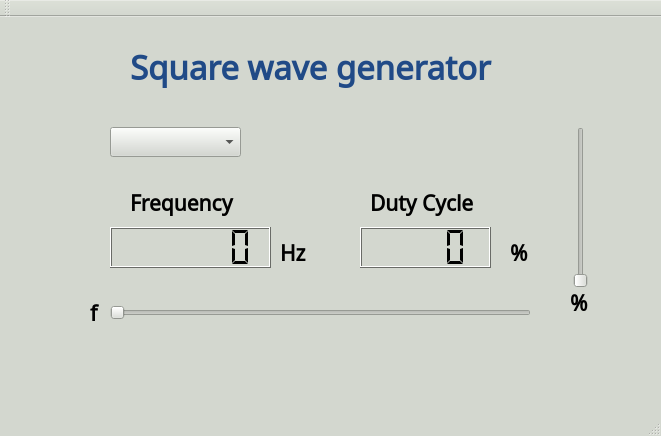
<?xml version="1.0" encoding="UTF-8"?>
<ui version="4.0">
 <class>MainWindow</class>
 <widget class="QMainWindow" name="MainWindow">
  <property name="geometry">
   <rect>
    <x>0</x>
    <y>0</y>
    <width>661</width>
    <height>436</height>
   </rect>
  </property>
  <property name="palette">
   <palette>
    <active>
     <colorrole role="WindowText">
      <brush brushstyle="SolidPattern">
       <color alpha="255">
        <red>0</red>
        <green>0</green>
        <blue>0</blue>
       </color>
      </brush>
     </colorrole>
     <colorrole role="Button">
      <brush brushstyle="SolidPattern">
       <color alpha="255">
        <red>211</red>
        <green>215</green>
        <blue>207</blue>
       </color>
      </brush>
     </colorrole>
     <colorrole role="Light">
      <brush brushstyle="SolidPattern">
       <color alpha="255">
        <red>255</red>
        <green>255</green>
        <blue>255</blue>
       </color>
      </brush>
     </colorrole>
     <colorrole role="Midlight">
      <brush brushstyle="SolidPattern">
       <color alpha="255">
        <red>233</red>
        <green>235</green>
        <blue>231</blue>
       </color>
      </brush>
     </colorrole>
     <colorrole role="Dark">
      <brush brushstyle="SolidPattern">
       <color alpha="255">
        <red>105</red>
        <green>107</green>
        <blue>103</blue>
       </color>
      </brush>
     </colorrole>
     <colorrole role="Mid">
      <brush brushstyle="SolidPattern">
       <color alpha="255">
        <red>141</red>
        <green>143</green>
        <blue>138</blue>
       </color>
      </brush>
     </colorrole>
     <colorrole role="Text">
      <brush brushstyle="SolidPattern">
       <color alpha="255">
        <red>0</red>
        <green>0</green>
        <blue>0</blue>
       </color>
      </brush>
     </colorrole>
     <colorrole role="BrightText">
      <brush brushstyle="SolidPattern">
       <color alpha="255">
        <red>255</red>
        <green>255</green>
        <blue>255</blue>
       </color>
      </brush>
     </colorrole>
     <colorrole role="ButtonText">
      <brush brushstyle="SolidPattern">
       <color alpha="255">
        <red>0</red>
        <green>0</green>
        <blue>0</blue>
       </color>
      </brush>
     </colorrole>
     <colorrole role="Base">
      <brush brushstyle="SolidPattern">
       <color alpha="255">
        <red>255</red>
        <green>255</green>
        <blue>255</blue>
       </color>
      </brush>
     </colorrole>
     <colorrole role="Window">
      <brush brushstyle="SolidPattern">
       <color alpha="255">
        <red>211</red>
        <green>215</green>
        <blue>207</blue>
       </color>
      </brush>
     </colorrole>
     <colorrole role="Shadow">
      <brush brushstyle="SolidPattern">
       <color alpha="255">
        <red>0</red>
        <green>0</green>
        <blue>0</blue>
       </color>
      </brush>
     </colorrole>
     <colorrole role="AlternateBase">
      <brush brushstyle="SolidPattern">
       <color alpha="255">
        <red>233</red>
        <green>235</green>
        <blue>231</blue>
       </color>
      </brush>
     </colorrole>
     <colorrole role="ToolTipBase">
      <brush brushstyle="SolidPattern">
       <color alpha="255">
        <red>255</red>
        <green>255</green>
        <blue>220</blue>
       </color>
      </brush>
     </colorrole>
     <colorrole role="ToolTipText">
      <brush brushstyle="SolidPattern">
       <color alpha="255">
        <red>0</red>
        <green>0</green>
        <blue>0</blue>
       </color>
      </brush>
     </colorrole>
    </active>
    <inactive>
     <colorrole role="WindowText">
      <brush brushstyle="SolidPattern">
       <color alpha="255">
        <red>0</red>
        <green>0</green>
        <blue>0</blue>
       </color>
      </brush>
     </colorrole>
     <colorrole role="Button">
      <brush brushstyle="SolidPattern">
       <color alpha="255">
        <red>211</red>
        <green>215</green>
        <blue>207</blue>
       </color>
      </brush>
     </colorrole>
     <colorrole role="Light">
      <brush brushstyle="SolidPattern">
       <color alpha="255">
        <red>255</red>
        <green>255</green>
        <blue>255</blue>
       </color>
      </brush>
     </colorrole>
     <colorrole role="Midlight">
      <brush brushstyle="SolidPattern">
       <color alpha="255">
        <red>233</red>
        <green>235</green>
        <blue>231</blue>
       </color>
      </brush>
     </colorrole>
     <colorrole role="Dark">
      <brush brushstyle="SolidPattern">
       <color alpha="255">
        <red>105</red>
        <green>107</green>
        <blue>103</blue>
       </color>
      </brush>
     </colorrole>
     <colorrole role="Mid">
      <brush brushstyle="SolidPattern">
       <color alpha="255">
        <red>141</red>
        <green>143</green>
        <blue>138</blue>
       </color>
      </brush>
     </colorrole>
     <colorrole role="Text">
      <brush brushstyle="SolidPattern">
       <color alpha="255">
        <red>0</red>
        <green>0</green>
        <blue>0</blue>
       </color>
      </brush>
     </colorrole>
     <colorrole role="BrightText">
      <brush brushstyle="SolidPattern">
       <color alpha="255">
        <red>255</red>
        <green>255</green>
        <blue>255</blue>
       </color>
      </brush>
     </colorrole>
     <colorrole role="ButtonText">
      <brush brushstyle="SolidPattern">
       <color alpha="255">
        <red>0</red>
        <green>0</green>
        <blue>0</blue>
       </color>
      </brush>
     </colorrole>
     <colorrole role="Base">
      <brush brushstyle="SolidPattern">
       <color alpha="255">
        <red>255</red>
        <green>255</green>
        <blue>255</blue>
       </color>
      </brush>
     </colorrole>
     <colorrole role="Window">
      <brush brushstyle="SolidPattern">
       <color alpha="255">
        <red>211</red>
        <green>215</green>
        <blue>207</blue>
       </color>
      </brush>
     </colorrole>
     <colorrole role="Shadow">
      <brush brushstyle="SolidPattern">
       <color alpha="255">
        <red>0</red>
        <green>0</green>
        <blue>0</blue>
       </color>
      </brush>
     </colorrole>
     <colorrole role="AlternateBase">
      <brush brushstyle="SolidPattern">
       <color alpha="255">
        <red>233</red>
        <green>235</green>
        <blue>231</blue>
       </color>
      </brush>
     </colorrole>
     <colorrole role="ToolTipBase">
      <brush brushstyle="SolidPattern">
       <color alpha="255">
        <red>255</red>
        <green>255</green>
        <blue>220</blue>
       </color>
      </brush>
     </colorrole>
     <colorrole role="ToolTipText">
      <brush brushstyle="SolidPattern">
       <color alpha="255">
        <red>0</red>
        <green>0</green>
        <blue>0</blue>
       </color>
      </brush>
     </colorrole>
    </inactive>
    <disabled>
     <colorrole role="WindowText">
      <brush brushstyle="SolidPattern">
       <color alpha="255">
        <red>105</red>
        <green>107</green>
        <blue>103</blue>
       </color>
      </brush>
     </colorrole>
     <colorrole role="Button">
      <brush brushstyle="SolidPattern">
       <color alpha="255">
        <red>211</red>
        <green>215</green>
        <blue>207</blue>
       </color>
      </brush>
     </colorrole>
     <colorrole role="Light">
      <brush brushstyle="SolidPattern">
       <color alpha="255">
        <red>255</red>
        <green>255</green>
        <blue>255</blue>
       </color>
      </brush>
     </colorrole>
     <colorrole role="Midlight">
      <brush brushstyle="SolidPattern">
       <color alpha="255">
        <red>233</red>
        <green>235</green>
        <blue>231</blue>
       </color>
      </brush>
     </colorrole>
     <colorrole role="Dark">
      <brush brushstyle="SolidPattern">
       <color alpha="255">
        <red>105</red>
        <green>107</green>
        <blue>103</blue>
       </color>
      </brush>
     </colorrole>
     <colorrole role="Mid">
      <brush brushstyle="SolidPattern">
       <color alpha="255">
        <red>141</red>
        <green>143</green>
        <blue>138</blue>
       </color>
      </brush>
     </colorrole>
     <colorrole role="Text">
      <brush brushstyle="SolidPattern">
       <color alpha="255">
        <red>105</red>
        <green>107</green>
        <blue>103</blue>
       </color>
      </brush>
     </colorrole>
     <colorrole role="BrightText">
      <brush brushstyle="SolidPattern">
       <color alpha="255">
        <red>255</red>
        <green>255</green>
        <blue>255</blue>
       </color>
      </brush>
     </colorrole>
     <colorrole role="ButtonText">
      <brush brushstyle="SolidPattern">
       <color alpha="255">
        <red>105</red>
        <green>107</green>
        <blue>103</blue>
       </color>
      </brush>
     </colorrole>
     <colorrole role="Base">
      <brush brushstyle="SolidPattern">
       <color alpha="255">
        <red>211</red>
        <green>215</green>
        <blue>207</blue>
       </color>
      </brush>
     </colorrole>
     <colorrole role="Window">
      <brush brushstyle="SolidPattern">
       <color alpha="255">
        <red>211</red>
        <green>215</green>
        <blue>207</blue>
       </color>
      </brush>
     </colorrole>
     <colorrole role="Shadow">
      <brush brushstyle="SolidPattern">
       <color alpha="255">
        <red>0</red>
        <green>0</green>
        <blue>0</blue>
       </color>
      </brush>
     </colorrole>
     <colorrole role="AlternateBase">
      <brush brushstyle="SolidPattern">
       <color alpha="255">
        <red>211</red>
        <green>215</green>
        <blue>207</blue>
       </color>
      </brush>
     </colorrole>
     <colorrole role="ToolTipBase">
      <brush brushstyle="SolidPattern">
       <color alpha="255">
        <red>255</red>
        <green>255</green>
        <blue>220</blue>
       </color>
      </brush>
     </colorrole>
     <colorrole role="ToolTipText">
      <brush brushstyle="SolidPattern">
       <color alpha="255">
        <red>0</red>
        <green>0</green>
        <blue>0</blue>
       </color>
      </brush>
     </colorrole>
    </disabled>
   </palette>
  </property>
  <property name="windowTitle">
   <string>MainWindow</string>
  </property>
  <widget class="QWidget" name="centralWidget">
   <widget class="QLCDNumber" name="freqLcd">
    <property name="geometry">
     <rect>
      <x>110</x>
      <y>210</y>
      <width>161</width>
      <height>41</height>
     </rect>
    </property>
    <property name="digitCount">
     <number>6</number>
    </property>
    <property name="segmentStyle">
     <enum>QLCDNumber::Flat</enum>
    </property>
   </widget>
   <widget class="QLabel" name="freqLabel">
    <property name="enabled">
     <bool>true</bool>
    </property>
    <property name="geometry">
     <rect>
      <x>130</x>
      <y>170</y>
      <width>131</width>
      <height>31</height>
     </rect>
    </property>
    <property name="palette">
     <palette>
      <active>
       <colorrole role="WindowText">
        <brush brushstyle="SolidPattern">
         <color alpha="255">
          <red>0</red>
          <green>0</green>
          <blue>0</blue>
         </color>
        </brush>
       </colorrole>
       <colorrole role="Button">
        <brush brushstyle="SolidPattern">
         <color alpha="255">
          <red>0</red>
          <green>0</green>
          <blue>0</blue>
         </color>
        </brush>
       </colorrole>
       <colorrole role="Light">
        <brush brushstyle="SolidPattern">
         <color alpha="255">
          <red>0</red>
          <green>0</green>
          <blue>0</blue>
         </color>
        </brush>
       </colorrole>
       <colorrole role="Midlight">
        <brush brushstyle="SolidPattern">
         <color alpha="255">
          <red>0</red>
          <green>0</green>
          <blue>0</blue>
         </color>
        </brush>
       </colorrole>
       <colorrole role="Dark">
        <brush brushstyle="SolidPattern">
         <color alpha="255">
          <red>0</red>
          <green>0</green>
          <blue>0</blue>
         </color>
        </brush>
       </colorrole>
       <colorrole role="Mid">
        <brush brushstyle="SolidPattern">
         <color alpha="255">
          <red>0</red>
          <green>0</green>
          <blue>0</blue>
         </color>
        </brush>
       </colorrole>
       <colorrole role="Text">
        <brush brushstyle="SolidPattern">
         <color alpha="255">
          <red>255</red>
          <green>255</green>
          <blue>255</blue>
         </color>
        </brush>
       </colorrole>
       <colorrole role="BrightText">
        <brush brushstyle="SolidPattern">
         <color alpha="255">
          <red>255</red>
          <green>255</green>
          <blue>255</blue>
         </color>
        </brush>
       </colorrole>
       <colorrole role="ButtonText">
        <brush brushstyle="SolidPattern">
         <color alpha="255">
          <red>255</red>
          <green>255</green>
          <blue>255</blue>
         </color>
        </brush>
       </colorrole>
       <colorrole role="Base">
        <brush brushstyle="SolidPattern">
         <color alpha="255">
          <red>0</red>
          <green>0</green>
          <blue>0</blue>
         </color>
        </brush>
       </colorrole>
       <colorrole role="Window">
        <brush brushstyle="SolidPattern">
         <color alpha="255">
          <red>0</red>
          <green>0</green>
          <blue>0</blue>
         </color>
        </brush>
       </colorrole>
       <colorrole role="Shadow">
        <brush brushstyle="SolidPattern">
         <color alpha="255">
          <red>0</red>
          <green>0</green>
          <blue>0</blue>
         </color>
        </brush>
       </colorrole>
       <colorrole role="AlternateBase">
        <brush brushstyle="SolidPattern">
         <color alpha="255">
          <red>0</red>
          <green>0</green>
          <blue>0</blue>
         </color>
        </brush>
       </colorrole>
       <colorrole role="ToolTipBase">
        <brush brushstyle="SolidPattern">
         <color alpha="255">
          <red>255</red>
          <green>255</green>
          <blue>220</blue>
         </color>
        </brush>
       </colorrole>
       <colorrole role="ToolTipText">
        <brush brushstyle="SolidPattern">
         <color alpha="255">
          <red>0</red>
          <green>0</green>
          <blue>0</blue>
         </color>
        </brush>
       </colorrole>
      </active>
      <inactive>
       <colorrole role="WindowText">
        <brush brushstyle="SolidPattern">
         <color alpha="255">
          <red>0</red>
          <green>0</green>
          <blue>0</blue>
         </color>
        </brush>
       </colorrole>
       <colorrole role="Button">
        <brush brushstyle="SolidPattern">
         <color alpha="255">
          <red>0</red>
          <green>0</green>
          <blue>0</blue>
         </color>
        </brush>
       </colorrole>
       <colorrole role="Light">
        <brush brushstyle="SolidPattern">
         <color alpha="255">
          <red>0</red>
          <green>0</green>
          <blue>0</blue>
         </color>
        </brush>
       </colorrole>
       <colorrole role="Midlight">
        <brush brushstyle="SolidPattern">
         <color alpha="255">
          <red>0</red>
          <green>0</green>
          <blue>0</blue>
         </color>
        </brush>
       </colorrole>
       <colorrole role="Dark">
        <brush brushstyle="SolidPattern">
         <color alpha="255">
          <red>0</red>
          <green>0</green>
          <blue>0</blue>
         </color>
        </brush>
       </colorrole>
       <colorrole role="Mid">
        <brush brushstyle="SolidPattern">
         <color alpha="255">
          <red>0</red>
          <green>0</green>
          <blue>0</blue>
         </color>
        </brush>
       </colorrole>
       <colorrole role="Text">
        <brush brushstyle="SolidPattern">
         <color alpha="255">
          <red>255</red>
          <green>255</green>
          <blue>255</blue>
         </color>
        </brush>
       </colorrole>
       <colorrole role="BrightText">
        <brush brushstyle="SolidPattern">
         <color alpha="255">
          <red>255</red>
          <green>255</green>
          <blue>255</blue>
         </color>
        </brush>
       </colorrole>
       <colorrole role="ButtonText">
        <brush brushstyle="SolidPattern">
         <color alpha="255">
          <red>255</red>
          <green>255</green>
          <blue>255</blue>
         </color>
        </brush>
       </colorrole>
       <colorrole role="Base">
        <brush brushstyle="SolidPattern">
         <color alpha="255">
          <red>0</red>
          <green>0</green>
          <blue>0</blue>
         </color>
        </brush>
       </colorrole>
       <colorrole role="Window">
        <brush brushstyle="SolidPattern">
         <color alpha="255">
          <red>0</red>
          <green>0</green>
          <blue>0</blue>
         </color>
        </brush>
       </colorrole>
       <colorrole role="Shadow">
        <brush brushstyle="SolidPattern">
         <color alpha="255">
          <red>0</red>
          <green>0</green>
          <blue>0</blue>
         </color>
        </brush>
       </colorrole>
       <colorrole role="AlternateBase">
        <brush brushstyle="SolidPattern">
         <color alpha="255">
          <red>0</red>
          <green>0</green>
          <blue>0</blue>
         </color>
        </brush>
       </colorrole>
       <colorrole role="ToolTipBase">
        <brush brushstyle="SolidPattern">
         <color alpha="255">
          <red>255</red>
          <green>255</green>
          <blue>220</blue>
         </color>
        </brush>
       </colorrole>
       <colorrole role="ToolTipText">
        <brush brushstyle="SolidPattern">
         <color alpha="255">
          <red>0</red>
          <green>0</green>
          <blue>0</blue>
         </color>
        </brush>
       </colorrole>
      </inactive>
      <disabled>
       <colorrole role="WindowText">
        <brush brushstyle="SolidPattern">
         <color alpha="255">
          <red>0</red>
          <green>0</green>
          <blue>0</blue>
         </color>
        </brush>
       </colorrole>
       <colorrole role="Button">
        <brush brushstyle="SolidPattern">
         <color alpha="255">
          <red>0</red>
          <green>0</green>
          <blue>0</blue>
         </color>
        </brush>
       </colorrole>
       <colorrole role="Light">
        <brush brushstyle="SolidPattern">
         <color alpha="255">
          <red>0</red>
          <green>0</green>
          <blue>0</blue>
         </color>
        </brush>
       </colorrole>
       <colorrole role="Midlight">
        <brush brushstyle="SolidPattern">
         <color alpha="255">
          <red>0</red>
          <green>0</green>
          <blue>0</blue>
         </color>
        </brush>
       </colorrole>
       <colorrole role="Dark">
        <brush brushstyle="SolidPattern">
         <color alpha="255">
          <red>0</red>
          <green>0</green>
          <blue>0</blue>
         </color>
        </brush>
       </colorrole>
       <colorrole role="Mid">
        <brush brushstyle="SolidPattern">
         <color alpha="255">
          <red>0</red>
          <green>0</green>
          <blue>0</blue>
         </color>
        </brush>
       </colorrole>
       <colorrole role="Text">
        <brush brushstyle="SolidPattern">
         <color alpha="255">
          <red>0</red>
          <green>0</green>
          <blue>0</blue>
         </color>
        </brush>
       </colorrole>
       <colorrole role="BrightText">
        <brush brushstyle="SolidPattern">
         <color alpha="255">
          <red>255</red>
          <green>255</green>
          <blue>255</blue>
         </color>
        </brush>
       </colorrole>
       <colorrole role="ButtonText">
        <brush brushstyle="SolidPattern">
         <color alpha="255">
          <red>0</red>
          <green>0</green>
          <blue>0</blue>
         </color>
        </brush>
       </colorrole>
       <colorrole role="Base">
        <brush brushstyle="SolidPattern">
         <color alpha="255">
          <red>0</red>
          <green>0</green>
          <blue>0</blue>
         </color>
        </brush>
       </colorrole>
       <colorrole role="Window">
        <brush brushstyle="SolidPattern">
         <color alpha="255">
          <red>0</red>
          <green>0</green>
          <blue>0</blue>
         </color>
        </brush>
       </colorrole>
       <colorrole role="Shadow">
        <brush brushstyle="SolidPattern">
         <color alpha="255">
          <red>0</red>
          <green>0</green>
          <blue>0</blue>
         </color>
        </brush>
       </colorrole>
       <colorrole role="AlternateBase">
        <brush brushstyle="SolidPattern">
         <color alpha="255">
          <red>0</red>
          <green>0</green>
          <blue>0</blue>
         </color>
        </brush>
       </colorrole>
       <colorrole role="ToolTipBase">
        <brush brushstyle="SolidPattern">
         <color alpha="255">
          <red>255</red>
          <green>255</green>
          <blue>220</blue>
         </color>
        </brush>
       </colorrole>
       <colorrole role="ToolTipText">
        <brush brushstyle="SolidPattern">
         <color alpha="255">
          <red>0</red>
          <green>0</green>
          <blue>0</blue>
         </color>
        </brush>
       </colorrole>
      </disabled>
     </palette>
    </property>
    <property name="font">
     <font>
      <family>Noto Sans Brahmi</family>
      <pointsize>16</pointsize>
      <weight>75</weight>
      <bold>true</bold>
     </font>
    </property>
    <property name="text">
     <string>Frequency</string>
    </property>
   </widget>
   <widget class="QLabel" name="hzUnitsLabel">
    <property name="geometry">
     <rect>
      <x>280</x>
      <y>220</y>
      <width>31</width>
      <height>31</height>
     </rect>
    </property>
    <property name="font">
     <font>
      <family>Noto Sans Brahmi</family>
      <pointsize>16</pointsize>
      <weight>75</weight>
      <bold>true</bold>
     </font>
    </property>
    <property name="text">
     <string>Hz</string>
    </property>
   </widget>
   <widget class="QSlider" name="freqSlider">
    <property name="geometry">
     <rect>
      <x>110</x>
      <y>270</y>
      <width>421</width>
      <height>51</height>
     </rect>
    </property>
    <property name="maximum">
     <number>100000</number>
    </property>
    <property name="singleStep">
     <number>1</number>
    </property>
    <property name="pageStep">
     <number>1</number>
    </property>
    <property name="sliderPosition">
     <number>3</number>
    </property>
    <property name="orientation">
     <enum>Qt::Horizontal</enum>
    </property>
    <property name="tickPosition">
     <enum>QSlider::NoTicks</enum>
    </property>
    <property name="tickInterval">
     <number>10000</number>
    </property>
   </widget>
   <widget class="QLabel" name="dcLabel">
    <property name="geometry">
     <rect>
      <x>370</x>
      <y>170</y>
      <width>131</width>
      <height>31</height>
     </rect>
    </property>
    <property name="font">
     <font>
      <family>Noto Sans Brahmi</family>
      <pointsize>16</pointsize>
      <weight>75</weight>
      <bold>true</bold>
     </font>
    </property>
    <property name="text">
     <string>Duty Cycle</string>
    </property>
   </widget>
   <widget class="QLabel" name="pcUnitsLabel">
    <property name="geometry">
     <rect>
      <x>510</x>
      <y>220</y>
      <width>21</width>
      <height>31</height>
     </rect>
    </property>
    <property name="font">
     <font>
      <family>Noto Sans Brahmi</family>
      <pointsize>16</pointsize>
      <weight>75</weight>
      <bold>true</bold>
     </font>
    </property>
    <property name="text">
     <string>%</string>
    </property>
   </widget>
   <widget class="QLCDNumber" name="dcLcd">
    <property name="geometry">
     <rect>
      <x>360</x>
      <y>210</y>
      <width>131</width>
      <height>41</height>
     </rect>
    </property>
    <property name="palette">
     <palette>
      <active>
       <colorrole role="WindowText">
        <brush brushstyle="SolidPattern">
         <color alpha="255">
          <red>0</red>
          <green>0</green>
          <blue>0</blue>
         </color>
        </brush>
       </colorrole>
       <colorrole role="Button">
        <brush brushstyle="SolidPattern">
         <color alpha="255">
          <red>211</red>
          <green>215</green>
          <blue>207</blue>
         </color>
        </brush>
       </colorrole>
       <colorrole role="Light">
        <brush brushstyle="SolidPattern">
         <color alpha="255">
          <red>255</red>
          <green>255</green>
          <blue>255</blue>
         </color>
        </brush>
       </colorrole>
       <colorrole role="Midlight">
        <brush brushstyle="SolidPattern">
         <color alpha="255">
          <red>233</red>
          <green>235</green>
          <blue>231</blue>
         </color>
        </brush>
       </colorrole>
       <colorrole role="Dark">
        <brush brushstyle="SolidPattern">
         <color alpha="255">
          <red>105</red>
          <green>107</green>
          <blue>103</blue>
         </color>
        </brush>
       </colorrole>
       <colorrole role="Mid">
        <brush brushstyle="SolidPattern">
         <color alpha="255">
          <red>141</red>
          <green>143</green>
          <blue>138</blue>
         </color>
        </brush>
       </colorrole>
       <colorrole role="Text">
        <brush brushstyle="SolidPattern">
         <color alpha="255">
          <red>0</red>
          <green>0</green>
          <blue>0</blue>
         </color>
        </brush>
       </colorrole>
       <colorrole role="BrightText">
        <brush brushstyle="SolidPattern">
         <color alpha="255">
          <red>255</red>
          <green>255</green>
          <blue>255</blue>
         </color>
        </brush>
       </colorrole>
       <colorrole role="ButtonText">
        <brush brushstyle="SolidPattern">
         <color alpha="255">
          <red>0</red>
          <green>0</green>
          <blue>0</blue>
         </color>
        </brush>
       </colorrole>
       <colorrole role="Base">
        <brush brushstyle="SolidPattern">
         <color alpha="255">
          <red>255</red>
          <green>255</green>
          <blue>255</blue>
         </color>
        </brush>
       </colorrole>
       <colorrole role="Window">
        <brush brushstyle="SolidPattern">
         <color alpha="255">
          <red>211</red>
          <green>215</green>
          <blue>207</blue>
         </color>
        </brush>
       </colorrole>
       <colorrole role="Shadow">
        <brush brushstyle="SolidPattern">
         <color alpha="255">
          <red>0</red>
          <green>0</green>
          <blue>0</blue>
         </color>
        </brush>
       </colorrole>
       <colorrole role="AlternateBase">
        <brush brushstyle="SolidPattern">
         <color alpha="255">
          <red>233</red>
          <green>235</green>
          <blue>231</blue>
         </color>
        </brush>
       </colorrole>
       <colorrole role="ToolTipBase">
        <brush brushstyle="SolidPattern">
         <color alpha="255">
          <red>255</red>
          <green>255</green>
          <blue>220</blue>
         </color>
        </brush>
       </colorrole>
       <colorrole role="ToolTipText">
        <brush brushstyle="SolidPattern">
         <color alpha="255">
          <red>0</red>
          <green>0</green>
          <blue>0</blue>
         </color>
        </brush>
       </colorrole>
      </active>
      <inactive>
       <colorrole role="WindowText">
        <brush brushstyle="SolidPattern">
         <color alpha="255">
          <red>0</red>
          <green>0</green>
          <blue>0</blue>
         </color>
        </brush>
       </colorrole>
       <colorrole role="Button">
        <brush brushstyle="SolidPattern">
         <color alpha="255">
          <red>211</red>
          <green>215</green>
          <blue>207</blue>
         </color>
        </brush>
       </colorrole>
       <colorrole role="Light">
        <brush brushstyle="SolidPattern">
         <color alpha="255">
          <red>255</red>
          <green>255</green>
          <blue>255</blue>
         </color>
        </brush>
       </colorrole>
       <colorrole role="Midlight">
        <brush brushstyle="SolidPattern">
         <color alpha="255">
          <red>233</red>
          <green>235</green>
          <blue>231</blue>
         </color>
        </brush>
       </colorrole>
       <colorrole role="Dark">
        <brush brushstyle="SolidPattern">
         <color alpha="255">
          <red>105</red>
          <green>107</green>
          <blue>103</blue>
         </color>
        </brush>
       </colorrole>
       <colorrole role="Mid">
        <brush brushstyle="SolidPattern">
         <color alpha="255">
          <red>141</red>
          <green>143</green>
          <blue>138</blue>
         </color>
        </brush>
       </colorrole>
       <colorrole role="Text">
        <brush brushstyle="SolidPattern">
         <color alpha="255">
          <red>0</red>
          <green>0</green>
          <blue>0</blue>
         </color>
        </brush>
       </colorrole>
       <colorrole role="BrightText">
        <brush brushstyle="SolidPattern">
         <color alpha="255">
          <red>255</red>
          <green>255</green>
          <blue>255</blue>
         </color>
        </brush>
       </colorrole>
       <colorrole role="ButtonText">
        <brush brushstyle="SolidPattern">
         <color alpha="255">
          <red>0</red>
          <green>0</green>
          <blue>0</blue>
         </color>
        </brush>
       </colorrole>
       <colorrole role="Base">
        <brush brushstyle="SolidPattern">
         <color alpha="255">
          <red>255</red>
          <green>255</green>
          <blue>255</blue>
         </color>
        </brush>
       </colorrole>
       <colorrole role="Window">
        <brush brushstyle="SolidPattern">
         <color alpha="255">
          <red>211</red>
          <green>215</green>
          <blue>207</blue>
         </color>
        </brush>
       </colorrole>
       <colorrole role="Shadow">
        <brush brushstyle="SolidPattern">
         <color alpha="255">
          <red>0</red>
          <green>0</green>
          <blue>0</blue>
         </color>
        </brush>
       </colorrole>
       <colorrole role="AlternateBase">
        <brush brushstyle="SolidPattern">
         <color alpha="255">
          <red>233</red>
          <green>235</green>
          <blue>231</blue>
         </color>
        </brush>
       </colorrole>
       <colorrole role="ToolTipBase">
        <brush brushstyle="SolidPattern">
         <color alpha="255">
          <red>255</red>
          <green>255</green>
          <blue>220</blue>
         </color>
        </brush>
       </colorrole>
       <colorrole role="ToolTipText">
        <brush brushstyle="SolidPattern">
         <color alpha="255">
          <red>0</red>
          <green>0</green>
          <blue>0</blue>
         </color>
        </brush>
       </colorrole>
      </inactive>
      <disabled>
       <colorrole role="WindowText">
        <brush brushstyle="SolidPattern">
         <color alpha="255">
          <red>105</red>
          <green>107</green>
          <blue>103</blue>
         </color>
        </brush>
       </colorrole>
       <colorrole role="Button">
        <brush brushstyle="SolidPattern">
         <color alpha="255">
          <red>211</red>
          <green>215</green>
          <blue>207</blue>
         </color>
        </brush>
       </colorrole>
       <colorrole role="Light">
        <brush brushstyle="SolidPattern">
         <color alpha="255">
          <red>255</red>
          <green>255</green>
          <blue>255</blue>
         </color>
        </brush>
       </colorrole>
       <colorrole role="Midlight">
        <brush brushstyle="SolidPattern">
         <color alpha="255">
          <red>233</red>
          <green>235</green>
          <blue>231</blue>
         </color>
        </brush>
       </colorrole>
       <colorrole role="Dark">
        <brush brushstyle="SolidPattern">
         <color alpha="255">
          <red>105</red>
          <green>107</green>
          <blue>103</blue>
         </color>
        </brush>
       </colorrole>
       <colorrole role="Mid">
        <brush brushstyle="SolidPattern">
         <color alpha="255">
          <red>141</red>
          <green>143</green>
          <blue>138</blue>
         </color>
        </brush>
       </colorrole>
       <colorrole role="Text">
        <brush brushstyle="SolidPattern">
         <color alpha="255">
          <red>105</red>
          <green>107</green>
          <blue>103</blue>
         </color>
        </brush>
       </colorrole>
       <colorrole role="BrightText">
        <brush brushstyle="SolidPattern">
         <color alpha="255">
          <red>255</red>
          <green>255</green>
          <blue>255</blue>
         </color>
        </brush>
       </colorrole>
       <colorrole role="ButtonText">
        <brush brushstyle="SolidPattern">
         <color alpha="255">
          <red>105</red>
          <green>107</green>
          <blue>103</blue>
         </color>
        </brush>
       </colorrole>
       <colorrole role="Base">
        <brush brushstyle="SolidPattern">
         <color alpha="255">
          <red>211</red>
          <green>215</green>
          <blue>207</blue>
         </color>
        </brush>
       </colorrole>
       <colorrole role="Window">
        <brush brushstyle="SolidPattern">
         <color alpha="255">
          <red>211</red>
          <green>215</green>
          <blue>207</blue>
         </color>
        </brush>
       </colorrole>
       <colorrole role="Shadow">
        <brush brushstyle="SolidPattern">
         <color alpha="255">
          <red>0</red>
          <green>0</green>
          <blue>0</blue>
         </color>
        </brush>
       </colorrole>
       <colorrole role="AlternateBase">
        <brush brushstyle="SolidPattern">
         <color alpha="255">
          <red>211</red>
          <green>215</green>
          <blue>207</blue>
         </color>
        </brush>
       </colorrole>
       <colorrole role="ToolTipBase">
        <brush brushstyle="SolidPattern">
         <color alpha="255">
          <red>255</red>
          <green>255</green>
          <blue>220</blue>
         </color>
        </brush>
       </colorrole>
       <colorrole role="ToolTipText">
        <brush brushstyle="SolidPattern">
         <color alpha="255">
          <red>0</red>
          <green>0</green>
          <blue>0</blue>
         </color>
        </brush>
       </colorrole>
      </disabled>
     </palette>
    </property>
    <property name="layoutDirection">
     <enum>Qt::LeftToRight</enum>
    </property>
    <property name="autoFillBackground">
     <bool>true</bool>
    </property>
    <property name="digitCount">
     <number>4</number>
    </property>
    <property name="segmentStyle">
     <enum>QLCDNumber::Flat</enum>
    </property>
   </widget>
   <widget class="QSlider" name="dcSlider">
    <property name="geometry">
     <rect>
      <x>550</x>
      <y>110</y>
      <width>61</width>
      <height>161</height>
     </rect>
    </property>
    <property name="maximum">
     <number>100</number>
    </property>
    <property name="orientation">
     <enum>Qt::Vertical</enum>
    </property>
    <property name="tickPosition">
     <enum>QSlider::NoTicks</enum>
    </property>
    <property name="tickInterval">
     <number>10</number>
    </property>
   </widget>
   <widget class="QLabel" name="fLabel">
    <property name="geometry">
     <rect>
      <x>90</x>
      <y>280</y>
      <width>21</width>
      <height>31</height>
     </rect>
    </property>
    <property name="font">
     <font>
      <family>Noto Sans Brahmi</family>
      <pointsize>16</pointsize>
      <weight>75</weight>
      <bold>true</bold>
     </font>
    </property>
    <property name="text">
     <string>f</string>
    </property>
   </widget>
   <widget class="QLabel" name="pcLabel">
    <property name="geometry">
     <rect>
      <x>570</x>
      <y>270</y>
      <width>31</width>
      <height>31</height>
     </rect>
    </property>
    <property name="font">
     <font>
      <family>Noto Sans Brahmi</family>
      <pointsize>16</pointsize>
      <weight>75</weight>
      <bold>true</bold>
     </font>
    </property>
    <property name="text">
     <string>%</string>
    </property>
   </widget>
   <widget class="QLabel" name="titleLabel">
    <property name="enabled">
     <bool>true</bool>
    </property>
    <property name="geometry">
     <rect>
      <x>130</x>
      <y>20</y>
      <width>441</width>
      <height>61</height>
     </rect>
    </property>
    <property name="palette">
     <palette>
      <active>
       <colorrole role="WindowText">
        <brush brushstyle="SolidPattern">
         <color alpha="255">
          <red>32</red>
          <green>74</green>
          <blue>135</blue>
         </color>
        </brush>
       </colorrole>
       <colorrole role="Button">
        <brush brushstyle="SolidPattern">
         <color alpha="255">
          <red>32</red>
          <green>74</green>
          <blue>135</blue>
         </color>
        </brush>
       </colorrole>
       <colorrole role="Light">
        <brush brushstyle="SolidPattern">
         <color alpha="255">
          <red>48</red>
          <green>111</green>
          <blue>203</blue>
         </color>
        </brush>
       </colorrole>
       <colorrole role="Midlight">
        <brush brushstyle="SolidPattern">
         <color alpha="255">
          <red>40</red>
          <green>92</green>
          <blue>169</blue>
         </color>
        </brush>
       </colorrole>
       <colorrole role="Dark">
        <brush brushstyle="SolidPattern">
         <color alpha="255">
          <red>16</red>
          <green>37</green>
          <blue>67</blue>
         </color>
        </brush>
       </colorrole>
       <colorrole role="Mid">
        <brush brushstyle="SolidPattern">
         <color alpha="255">
          <red>21</red>
          <green>49</green>
          <blue>90</blue>
         </color>
        </brush>
       </colorrole>
       <colorrole role="Text">
        <brush brushstyle="SolidPattern">
         <color alpha="255">
          <red>0</red>
          <green>0</green>
          <blue>0</blue>
         </color>
        </brush>
       </colorrole>
       <colorrole role="BrightText">
        <brush brushstyle="SolidPattern">
         <color alpha="255">
          <red>255</red>
          <green>255</green>
          <blue>255</blue>
         </color>
        </brush>
       </colorrole>
       <colorrole role="ButtonText">
        <brush brushstyle="SolidPattern">
         <color alpha="255">
          <red>0</red>
          <green>0</green>
          <blue>0</blue>
         </color>
        </brush>
       </colorrole>
       <colorrole role="Base">
        <brush brushstyle="SolidPattern">
         <color alpha="255">
          <red>255</red>
          <green>255</green>
          <blue>255</blue>
         </color>
        </brush>
       </colorrole>
       <colorrole role="Window">
        <brush brushstyle="SolidPattern">
         <color alpha="255">
          <red>32</red>
          <green>74</green>
          <blue>135</blue>
         </color>
        </brush>
       </colorrole>
       <colorrole role="Shadow">
        <brush brushstyle="SolidPattern">
         <color alpha="255">
          <red>0</red>
          <green>0</green>
          <blue>0</blue>
         </color>
        </brush>
       </colorrole>
       <colorrole role="AlternateBase">
        <brush brushstyle="SolidPattern">
         <color alpha="255">
          <red>143</red>
          <green>164</green>
          <blue>195</blue>
         </color>
        </brush>
       </colorrole>
       <colorrole role="ToolTipBase">
        <brush brushstyle="SolidPattern">
         <color alpha="255">
          <red>255</red>
          <green>255</green>
          <blue>220</blue>
         </color>
        </brush>
       </colorrole>
       <colorrole role="ToolTipText">
        <brush brushstyle="SolidPattern">
         <color alpha="255">
          <red>0</red>
          <green>0</green>
          <blue>0</blue>
         </color>
        </brush>
       </colorrole>
      </active>
      <inactive>
       <colorrole role="WindowText">
        <brush brushstyle="SolidPattern">
         <color alpha="255">
          <red>32</red>
          <green>74</green>
          <blue>135</blue>
         </color>
        </brush>
       </colorrole>
       <colorrole role="Button">
        <brush brushstyle="SolidPattern">
         <color alpha="255">
          <red>32</red>
          <green>74</green>
          <blue>135</blue>
         </color>
        </brush>
       </colorrole>
       <colorrole role="Light">
        <brush brushstyle="SolidPattern">
         <color alpha="255">
          <red>48</red>
          <green>111</green>
          <blue>203</blue>
         </color>
        </brush>
       </colorrole>
       <colorrole role="Midlight">
        <brush brushstyle="SolidPattern">
         <color alpha="255">
          <red>40</red>
          <green>92</green>
          <blue>169</blue>
         </color>
        </brush>
       </colorrole>
       <colorrole role="Dark">
        <brush brushstyle="SolidPattern">
         <color alpha="255">
          <red>16</red>
          <green>37</green>
          <blue>67</blue>
         </color>
        </brush>
       </colorrole>
       <colorrole role="Mid">
        <brush brushstyle="SolidPattern">
         <color alpha="255">
          <red>21</red>
          <green>49</green>
          <blue>90</blue>
         </color>
        </brush>
       </colorrole>
       <colorrole role="Text">
        <brush brushstyle="SolidPattern">
         <color alpha="255">
          <red>0</red>
          <green>0</green>
          <blue>0</blue>
         </color>
        </brush>
       </colorrole>
       <colorrole role="BrightText">
        <brush brushstyle="SolidPattern">
         <color alpha="255">
          <red>255</red>
          <green>255</green>
          <blue>255</blue>
         </color>
        </brush>
       </colorrole>
       <colorrole role="ButtonText">
        <brush brushstyle="SolidPattern">
         <color alpha="255">
          <red>0</red>
          <green>0</green>
          <blue>0</blue>
         </color>
        </brush>
       </colorrole>
       <colorrole role="Base">
        <brush brushstyle="SolidPattern">
         <color alpha="255">
          <red>255</red>
          <green>255</green>
          <blue>255</blue>
         </color>
        </brush>
       </colorrole>
       <colorrole role="Window">
        <brush brushstyle="SolidPattern">
         <color alpha="255">
          <red>32</red>
          <green>74</green>
          <blue>135</blue>
         </color>
        </brush>
       </colorrole>
       <colorrole role="Shadow">
        <brush brushstyle="SolidPattern">
         <color alpha="255">
          <red>0</red>
          <green>0</green>
          <blue>0</blue>
         </color>
        </brush>
       </colorrole>
       <colorrole role="AlternateBase">
        <brush brushstyle="SolidPattern">
         <color alpha="255">
          <red>143</red>
          <green>164</green>
          <blue>195</blue>
         </color>
        </brush>
       </colorrole>
       <colorrole role="ToolTipBase">
        <brush brushstyle="SolidPattern">
         <color alpha="255">
          <red>255</red>
          <green>255</green>
          <blue>220</blue>
         </color>
        </brush>
       </colorrole>
       <colorrole role="ToolTipText">
        <brush brushstyle="SolidPattern">
         <color alpha="255">
          <red>0</red>
          <green>0</green>
          <blue>0</blue>
         </color>
        </brush>
       </colorrole>
      </inactive>
      <disabled>
       <colorrole role="WindowText">
        <brush brushstyle="SolidPattern">
         <color alpha="255">
          <red>16</red>
          <green>37</green>
          <blue>67</blue>
         </color>
        </brush>
       </colorrole>
       <colorrole role="Button">
        <brush brushstyle="SolidPattern">
         <color alpha="255">
          <red>32</red>
          <green>74</green>
          <blue>135</blue>
         </color>
        </brush>
       </colorrole>
       <colorrole role="Light">
        <brush brushstyle="SolidPattern">
         <color alpha="255">
          <red>48</red>
          <green>111</green>
          <blue>203</blue>
         </color>
        </brush>
       </colorrole>
       <colorrole role="Midlight">
        <brush brushstyle="SolidPattern">
         <color alpha="255">
          <red>40</red>
          <green>92</green>
          <blue>169</blue>
         </color>
        </brush>
       </colorrole>
       <colorrole role="Dark">
        <brush brushstyle="SolidPattern">
         <color alpha="255">
          <red>16</red>
          <green>37</green>
          <blue>67</blue>
         </color>
        </brush>
       </colorrole>
       <colorrole role="Mid">
        <brush brushstyle="SolidPattern">
         <color alpha="255">
          <red>21</red>
          <green>49</green>
          <blue>90</blue>
         </color>
        </brush>
       </colorrole>
       <colorrole role="Text">
        <brush brushstyle="SolidPattern">
         <color alpha="255">
          <red>16</red>
          <green>37</green>
          <blue>67</blue>
         </color>
        </brush>
       </colorrole>
       <colorrole role="BrightText">
        <brush brushstyle="SolidPattern">
         <color alpha="255">
          <red>255</red>
          <green>255</green>
          <blue>255</blue>
         </color>
        </brush>
       </colorrole>
       <colorrole role="ButtonText">
        <brush brushstyle="SolidPattern">
         <color alpha="255">
          <red>16</red>
          <green>37</green>
          <blue>67</blue>
         </color>
        </brush>
       </colorrole>
       <colorrole role="Base">
        <brush brushstyle="SolidPattern">
         <color alpha="255">
          <red>32</red>
          <green>74</green>
          <blue>135</blue>
         </color>
        </brush>
       </colorrole>
       <colorrole role="Window">
        <brush brushstyle="SolidPattern">
         <color alpha="255">
          <red>32</red>
          <green>74</green>
          <blue>135</blue>
         </color>
        </brush>
       </colorrole>
       <colorrole role="Shadow">
        <brush brushstyle="SolidPattern">
         <color alpha="255">
          <red>0</red>
          <green>0</green>
          <blue>0</blue>
         </color>
        </brush>
       </colorrole>
       <colorrole role="AlternateBase">
        <brush brushstyle="SolidPattern">
         <color alpha="255">
          <red>32</red>
          <green>74</green>
          <blue>135</blue>
         </color>
        </brush>
       </colorrole>
       <colorrole role="ToolTipBase">
        <brush brushstyle="SolidPattern">
         <color alpha="255">
          <red>255</red>
          <green>255</green>
          <blue>220</blue>
         </color>
        </brush>
       </colorrole>
       <colorrole role="ToolTipText">
        <brush brushstyle="SolidPattern">
         <color alpha="255">
          <red>0</red>
          <green>0</green>
          <blue>0</blue>
         </color>
        </brush>
       </colorrole>
      </disabled>
     </palette>
    </property>
    <property name="font">
     <font>
      <family>Noto Sans Brahmi</family>
      <pointsize>25</pointsize>
      <weight>75</weight>
      <bold>true</bold>
     </font>
    </property>
    <property name="text">
     <string>Square wave generator</string>
    </property>
   </widget>
   <widget class="QComboBox" name="comboBox">
    <property name="geometry">
     <rect>
      <x>110</x>
      <y>110</y>
      <width>131</width>
      <height>30</height>
     </rect>
    </property>
    <property name="font">
     <font>
      <family>Noto Sans Brahmi</family>
      <weight>75</weight>
      <bold>true</bold>
     </font>
    </property>
   </widget>
  </widget>
  <widget class="QMenuBar" name="menuBar">
   <property name="geometry">
    <rect>
     <x>0</x>
     <y>0</y>
     <width>661</width>
     <height>27</height>
    </rect>
   </property>
  </widget>
  <widget class="QToolBar" name="mainToolBar">
   <attribute name="toolBarArea">
    <enum>TopToolBarArea</enum>
   </attribute>
   <attribute name="toolBarBreak">
    <bool>false</bool>
   </attribute>
  </widget>
  <widget class="QStatusBar" name="statusBar"/>
 </widget>
 <layoutdefault spacing="6" margin="11"/>
 <resources/>
 <connections/>
</ui>
